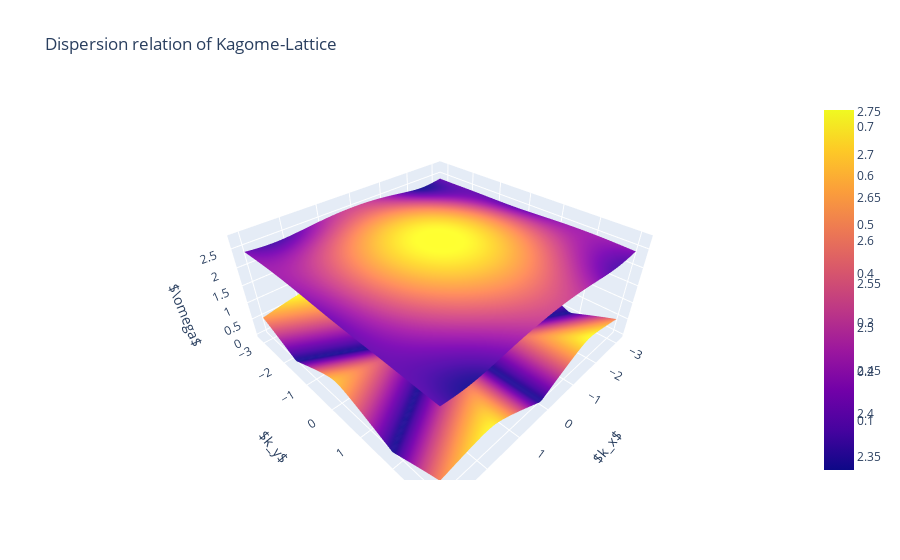

Notebook cell for this chart:
### Code cell
import plotly.graph_objects as go

# fig = go.Figure(data=[go.Surface(z=dispersion[:, :, i], x=ml2d.qxs, y=ml2d.qys) for i in range(4)])
fig = go.Figure(data=[
    go.Surface(z=dispersion[:, :, 5], x=kl.qxs, y=kl.qys),
    go.Surface(z=dispersion[:, :, 0], x=kl.qxs, y=kl.qys)])
fig.update_layout(
    title='Dispersion relation of Kagome-Lattice', 
    scene=dict(
        xaxis_title=r'$k_x$',
        yaxis_title=r'$k_y$',
        zaxis_title=r'$\omega$'
    ),
    autosize=True)
fig.show()
